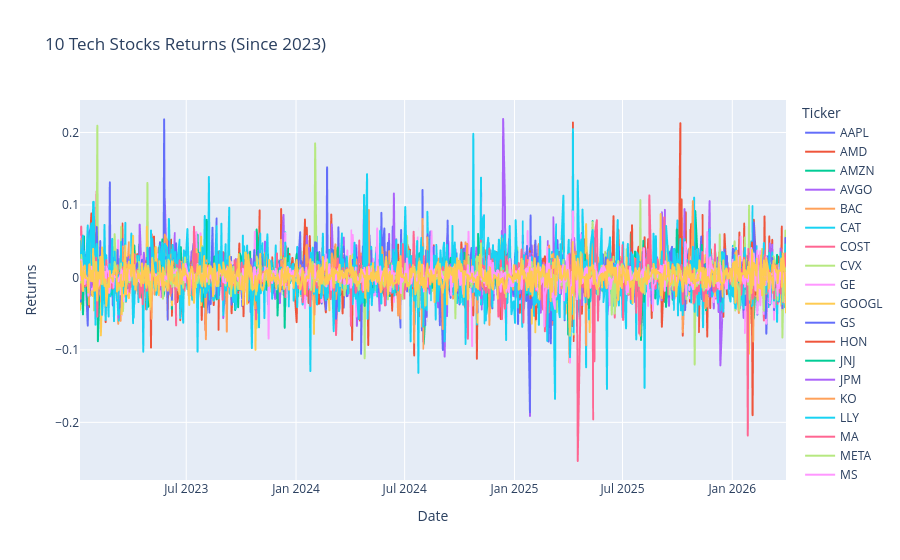

Notebook code cell kept with this figure:
### Markdown cell above
### Marchenko-Pastur Filtering on Returns

### Code cell
#NOISE FILTERING THE DATA
returns = np.log(data / data.shift(1)).dropna()

fig = px.line(returns, x=returns.index, y=returns.columns,
              title='10 Tech Stocks Returns (Since 2023)',
              labels={'value': 'Returns', 'variable': 'Ticker'})
fig.update_layout(xaxis_title='Date', yaxis_title='Returns')
fig.show()

### Figure 1 — Plotly figure (JSON) as saved in the notebook; plotly's stock layout.template omitted (floating-point values rounded to 4 significant figures; data arrays with more than 128 entries replaced by an {"elided": "..."} marker saying what was removed)
{"data": [{"hovertemplate": "Ticker=AAPL<br>Date=%{x}<br>Returns=%{y}<extra></extra>", "legendgroup": "AAPL", "line": {"color": "#636efa", "dash": "solid"}, "marker": {"symbol": "circle"}, "mode": "lines", "name": "AAPL", "showlegend": true, "type": "scattergl", "x": {"elided": "813 str values"}, "xaxis": "x", "y": {"elided": "813 float values"}, "yaxis": "y"}, {"hovertemplate": "Ticker=AMD<br>Date=%{x}<br>Returns=%{y}<extra></extra>", "legendgroup": "AMD", "line": {"color": "#EF553B", "dash": "solid"}, "marker": {"symbol": "circle"}, "mode": "lines", "name": "AMD", "showlegend": true, "type": "scattergl", "x": {"elided": "813 str values"}, "xaxis": "x", "y": {"elided": "813 float values"}, "yaxis": "y"}, {"hovertemplate": "Ticker=AMZN<br>Date=%{x}<br>Returns=%{y}<extra></extra>", "legendgroup": "AMZN", "line": {"color": "#00cc96", "dash": "solid"}, "marker": {"symbol": "circle"}, "mode": "lines", "name": "AMZN", "showlegend": true, "type": "scattergl", "x": {"elided": "813 str values"}, "xaxis": "x", "y": {"elided": "813 float values"}, "yaxis": "y"}, {"hovertemplate": "Ticker=AVGO<br>Date=%{x}<br>Returns=%{y}<extra></extra>", "legendgroup": "AVGO", "line": {"color": "#ab63fa", "dash": "solid"}, "marker": {"symbol": "circle"}, "mode": "lines", "name": "AVGO", "showlegend": true, "type": "scattergl", "x": {"elided": "813 str values"}, "xaxis": "x", "y": {"elided": "813 float values"}, "yaxis": "y"}, {"hovertemplate": "Ticker=BAC<br>Date=%{x}<br>Returns=%{y}<extra></extra>", "legendgroup": "BAC", "line": {"color": "#FFA15A", "dash": "solid"}, "marker": {"symbol": "circle"}, "mode": "lines", "name": "BAC", "showlegend": true, "type": "scattergl", "x": {"elided": "813 str values"}, "xaxis": "x", "y": {"elided": "813 float values"}, "yaxis": "y"}, {"hovertemplate": "Ticker=CAT<br>Date=%{x}<br>Returns=%{y}<extra></extra>", "legendgroup": "CAT", "line": {"color": "#19d3f3", "dash": "solid"}, "marker": {"symbol": "circle"}, "mode": "lines", "name": "CAT", "showlegend": true, "type": "scattergl", "x": {"elided": "813 str values"}, "xaxis": "x", "y": {"elided": "813 float values"}, "yaxis": "y"}, {"hovertemplate": "Ticker=COST<br>Date=%{x}<br>Returns=%{y}<extra></extra>", "legendgroup": "COST", "line": {"color": "#FF6692", "dash": "solid"}, "marker": {"symbol": "circle"}, "mode": "lines", "name": "COST", "showlegend": true, "type": "scattergl", "x": {"elided": "813 str values"}, "xaxis": "x", "y": {"elided": "813 float values"}, "yaxis": "y"}, {"hovertemplate": "Ticker=CVX<br>Date=%{x}<br>Returns=%{y}<extra></extra>", "legendgroup": "CVX", "line": {"color": "#B6E880", "dash": "solid"}, "marker": {"symbol": "circle"}, "mode": "lines", "name": "CVX", "showlegend": true, "type": "scattergl", "x": {"elided": "813 str values"}, "xaxis": "x", "y": {"elided": "813 float values"}, "yaxis": "y"}, {"hovertemplate": "Ticker=GE<br>Date=%{x}<br>Returns=%{y}<extra></extra>", "legendgroup": "GE", "line": {"color": "#FF97FF", "dash": "solid"}, "marker": {"symbol": "circle"}, "mode": "lines", "name": "GE", "showlegend": true, "type": "scattergl", "x": {"elided": "813 str values"}, "xaxis": "x", "y": {"elided": "813 float values"}, "yaxis": "y"}, {"hovertemplate": "Ticker=GOOGL<br>Date=%{x}<br>Returns=%{y}<extra></extra>", "legendgroup": "GOOGL", "line": {"color": "#FECB52", "dash": "solid"}, "marker": {"symbol": "circle"}, "mode": "lines", "name": "GOOGL", "showlegend": true, "type": "scattergl", "x": {"elided": "813 str values"}, "xaxis": "x", "y": {"elided": "813 float values"}, "yaxis": "y"}, {"hovertemplate": "Ticker=GS<br>Date=%{x}<br>Returns=%{y}<extra></extra>", "legendgroup": "GS", "line": {"color": "#636efa", "dash": "solid"}, "marker": {"symbol": "circle"}, "mode": "lines", "name": "GS", "showlegend": true, "type": "scattergl", "x": {"elided": "813 str values"}, "xaxis": "x", "y": {"elided": "813 float values"}, "yaxis": "y"}, {"hovertemplate": "Ticker=HON<br>Date=%{x}<br>Returns=%{y}<extra></extra>", "legendgroup": "HON", "line": {"color": "#EF553B", "dash": "solid"}, "marker": {"symbol": "circle"}, "mode": "lines", "name": "HON", "showlegend": true, "type": "scattergl", "x": {"elided": "813 str values"}, "xaxis": "x", "y": {"elided": "813 float values"}, "yaxis": "y"}, {"hovertemplate": "Ticker=JNJ<br>Date=%{x}<br>Returns=%{y}<extra></extra>", "legendgroup": "JNJ", "line": {"color": "#00cc96", "dash": "solid"}, "marker": {"symbol": "circle"}, "mode": "lines", "name": "JNJ", "showlegend": true, "type": "scattergl", "x": {"elided": "813 str values"}, "xaxis": "x", "y": {"elided": "813 float values"}, "yaxis": "y"}, {"hovertemplate": "Ticker=JPM<br>Date=%{x}<br>Returns=%{y}<extra></extra>", "legendgroup": "JPM", "line": {"color": "#ab63fa", "dash": "solid"}, "marker": {"symbol": "circle"}, "mode": "lines", "name": "JPM", "showlegend": true, "type": "scattergl", "x": {"elided": "813 str values"}, "xaxis": "x", "y": {"elided": "813 float values"}, "yaxis": "y"}, {"hovertemplate": "Ticker=KO<br>Date=%{x}<br>Returns=%{y}<extra></extra>", "legendgroup": "KO", "line": {"color": "#FFA15A", "dash": "solid"}, "marker": {"symbol": "circle"}, "mode": "lines", "name": "KO", "showlegend": true, "type": "scattergl", "x": {"elided": "813 str values"}, "xaxis": "x", "y": {"elided": "813 float values"}, "yaxis": "y"}, {"hovertemplate": "Ticker=LLY<br>Date=%{x}<br>Returns=%{y}<extra></extra>", "legendgroup": "LLY", "line": {"color": "#19d3f3", "dash": "solid"}, "marker": {"symbol": "circle"}, "mode": "lines", "name": "LLY", "showlegend": true, "type": "scattergl", "x": {"elided": "813 str values"}, "xaxis": "x", "y": {"elided": "813 float values"}, "yaxis": "y"}, {"hovertemplate": "Ticker=MA<br>Date=%{x}<br>Returns=%{y}<extra></extra>", "legendgroup": "MA", "line": {"color": "#FF6692", "dash": "solid"}, "marker": {"symbol": "circle"}, "mode": "lines", "name": "MA", "showlegend": true, "type": "scattergl", "x": {"elided": "813 str values"}, "xaxis": "x", "y": {"elided": "813 float values"}, "yaxis": "y"}, {"hovertemplate": "Ticker=META<br>Date=%{x}<br>Returns=%{y}<extra></extra>", "legendgroup": "META", "line": {"color": "#B6E880", "dash": "solid"}, "marker": {"symbol": "circle"}, "mode": "lines", "name": "META", "showlegend": true, "type": "scattergl", "x": {"elided": "813 str values"}, "xaxis": "x", "y": {"elided": "813 float values"}, "yaxis": "y"}, {"hovertemplate": "Ticker=MS<br>Date=%{x}<br>Returns=%{y}<extra></extra>", "legendgroup": "MS", "line": {"color": "#FF97FF", "dash": "solid"}, "marker": {"symbol": "circle"}, "mode": "lines", "name": "MS", "showlegend": true, "type": "scattergl", "x": {"elided": "813 str values"}, "xaxis": "x", "y": {"elided": "813 float values"}, "yaxis": "y"}, {"hovertemplate": "Ticker=MSFT<br>Date=%{x}<br>Returns=%{y}<extra></extra>", "legendgroup": "MSFT", "line": {"color": "#FECB52", "dash": "solid"}, "marker": {"symbol": "circle"}, "mode": "lines", "name": "MSFT", "showlegend": true, "type": "scattergl", "x": {"elided": "813 str values"}, "xaxis": "x", "y": {"elided": "813 float values"}, "yaxis": "y"}, {"hovertemplate": "Ticker=NVDA<br>Date=%{x}<br>Returns=%{y}<extra></extra>", "legendgroup": "NVDA", "line": {"color": "#636efa", "dash": "solid"}, "marker": {"symbol": "circle"}, "mode": "lines", "name": "NVDA", "showlegend": true, "type": "scattergl", "x": {"elided": "813 str values"}, "xaxis": "x", "y": {"elided": "813 float values"}, "yaxis": "y"}, {"hovertemplate": "Ticker=PEP<br>Date=%{x}<br>Returns=%{y}<extra></extra>", "legendgroup": "PEP", "line": {"color": "#EF553B", "dash": "solid"}, "marker": {"symbol": "circle"}, "mode": "lines", "name": "PEP", "showlegend": true, "type": "scattergl", "x": {"elided": "813 str values"}, "xaxis": "x", "y": {"elided": "813 float values"}, "yaxis": "y"}, {"hovertemplate": "Ticker=PFE<br>Date=%{x}<br>Returns=%{y}<extra></extra>", "legendgroup": "PFE", "line": {"color": "#00cc96", "dash": "solid"}, "marker": {"symbol": "circle"}, "mode": "lines", "name": "PFE", "showlegend": true, "type": "scattergl", "x": {"elided": "813 str values"}, "xaxis": "x", "y": {"elided": "813 float values"}, "yaxis": "y"}, {"hovertemplate": "Ticker=PG<br>Date=%{x}<br>Returns=%{y}<extra></extra>", "legendgroup": "PG", "line": {"color": "#ab63fa", "dash": "solid"}, "marker": {"symbol": "circle"}, "mode": "lines", "name": "PG", "showlegend": true, "type": "scattergl", "x": {"elided": "813 str values"}, "xaxis": "x", "y": {"elided": "813 float values"}, "yaxis": "y"}, {"hovertemplate": "Ticker=QCOM<br>Date=%{x}<br>Returns=%{y}<extra></extra>", "legendgroup": "QCOM", "line": {"color": "#FFA15A", "dash": "solid"}, "marker": {"symbol": "circle"}, "mode": "lines", "name": "QCOM", "showlegend": true, "type": "scattergl", "x": {"elided": "813 str values"}, "xaxis": "x", "y": {"elided": "813 float values"}, "yaxis": "y"}, {"hovertemplate": "Ticker=TSLA<br>Date=%{x}<br>Returns=%{y}<extra></extra>", "legendgroup": "TSLA", "line": {"color": "#19d3f3", "dash": "solid"}, "marker": {"symbol": "circle"}, "mode": "lines", "name": "TSLA", "showlegend": true, "type": "scattergl", "x": {"elided": "813 str values"}, "xaxis": "x", "y": {"elided": "813 float values"}, "yaxis": "y"}, {"hovertemplate": "Ticker=UNH<br>Date=%{x}<br>Returns=%{y}<extra></extra>", "legendgroup": "UNH", "line": {"color": "#FF6692", "dash": "solid"}, "marker": {"symbol": "circle"}, "mode": "lines", "name": "UNH", "showlegend": true, "type": "scattergl", "x": {"elided": "813 str values"}, "xaxis": "x", "y": {"elided": "813 float values"}, "yaxis": "y"}, {"hovertemplate": "Ticker=V<br>Date=%{x}<br>Returns=%{y}<extra></extra>", "legendgroup": "V", "line": {"color": "#B6E880", "dash": "solid"}, "marker": {"symbol": "circle"}, "mode": "lines", "name": "V", "showlegend": true, "type": "scattergl", "x": {"elided": "813 str values"}, "xaxis": "x", "y": {"elided": "813 float values"}, "yaxis": "y"}, {"hovertemplate": "Ticker=WMT<br>Date=%{x}<br>Returns=%{y}<extra></extra>", "legendgroup": "WMT", "line": {"color": "#FF97FF", "dash": "solid"}, "marker": {"symbol": "circle"}, "mode": "lines", "name": "WMT", "showlegend": true, "type": "scattergl", "x": {"elided": "813 str values"}, "xaxis": "x", "y": {"elided": "813 float values"}, "yaxis": "y"}, {"hovertemplate": "Ticker=XOM<br>Date=%{x}<br>Returns=%{y}<extra></extra>", "legendgroup": "XOM", "line": {"color": "#FECB52", "dash": "solid"}, "marker": {"symbol": "circle"}, "mode": "lines", "name": "XOM", "showlegend": true, "type": "scattergl", "x": {"elided": "813 str values"}, "xaxis": "x", "y": {"elided": "813 float values"}, "yaxis": "y"}], "layout": {"legend": {"title": {"text": "Ticker"}, "tracegroupgap": 0}, "title": {"text": "10 Tech Stocks Returns (Since 2023)"}, "xaxis": {"anchor": "y", "domain": [0, 1], "title": {"text": "Date"}}, "yaxis": {"anchor": "x", "domain": [0, 1], "title": {"text": "Returns"}}}}
